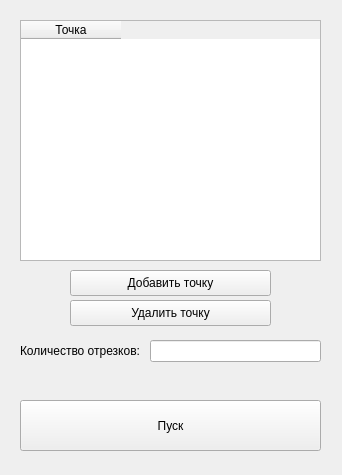
<?xml version="1.0" encoding="UTF-8"?>
<ui version="4.0">
 <class>MainWindow</class>
 <widget class="QMainWindow" name="MainWindow">
  <property name="geometry">
   <rect>
    <x>0</x>
    <y>0</y>
    <width>342</width>
    <height>475</height>
   </rect>
  </property>
  <property name="windowTitle">
   <string>MainWindow</string>
  </property>
  <widget class="QWidget" name="centralwidget">
   <widget class="QPushButton" name="surface">
    <property name="geometry">
     <rect>
      <x>20</x>
      <y>400</y>
      <width>301</width>
      <height>51</height>
     </rect>
    </property>
    <property name="text">
     <string>Пуск</string>
    </property>
   </widget>
   <widget class="QPushButton" name="del">
    <property name="geometry">
     <rect>
      <x>70</x>
      <y>300</y>
      <width>201</width>
      <height>26</height>
     </rect>
    </property>
    <property name="text">
     <string>Удалить точку</string>
    </property>
   </widget>
   <widget class="QPushButton" name="add">
    <property name="geometry">
     <rect>
      <x>70</x>
      <y>270</y>
      <width>201</width>
      <height>26</height>
     </rect>
    </property>
    <property name="text">
     <string>Добавить точку</string>
    </property>
   </widget>
   <widget class="QTableWidget" name="tableWidget">
    <property name="geometry">
     <rect>
      <x>20</x>
      <y>20</y>
      <width>301</width>
      <height>241</height>
     </rect>
    </property>
    <property name="minimumSize">
     <size>
      <width>201</width>
      <height>241</height>
     </size>
    </property>
    <column>
     <property name="text">
      <string>Точка</string>
     </property>
     <property name="textAlignment">
      <set>AlignCenter</set>
     </property>
    </column>
   </widget>
   <widget class="QWidget" name="formLayoutWidget">
    <property name="geometry">
     <rect>
      <x>20</x>
      <y>340</y>
      <width>301</width>
      <height>31</height>
     </rect>
    </property>
    <layout class="QFormLayout" name="formLayout_2">
     <item row="0" column="0">
      <widget class="QLabel" name="label">
       <property name="text">
        <string>Количество отрезков: </string>
       </property>
      </widget>
     </item>
     <item row="0" column="1">
      <widget class="QLineEdit" name="num"/>
     </item>
    </layout>
   </widget>
  </widget>
 </widget>
 <resources/>
 <connections/>
</ui>
